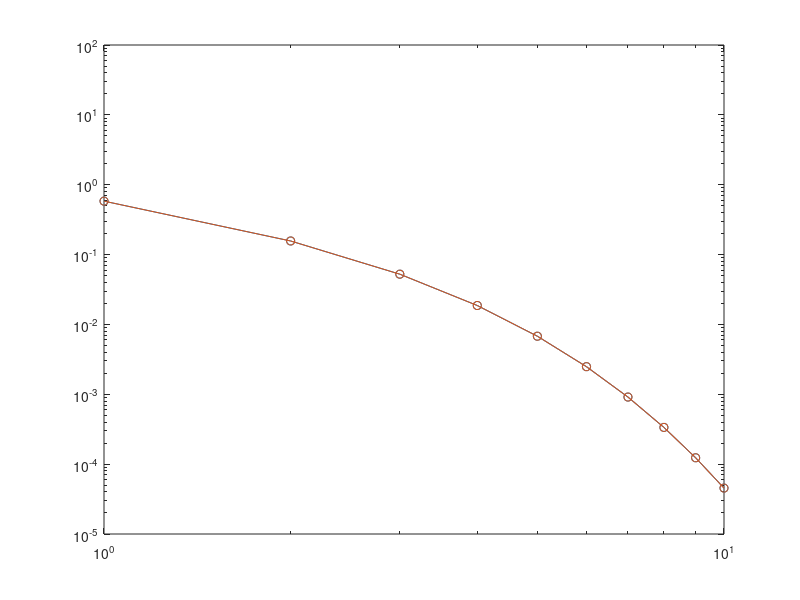
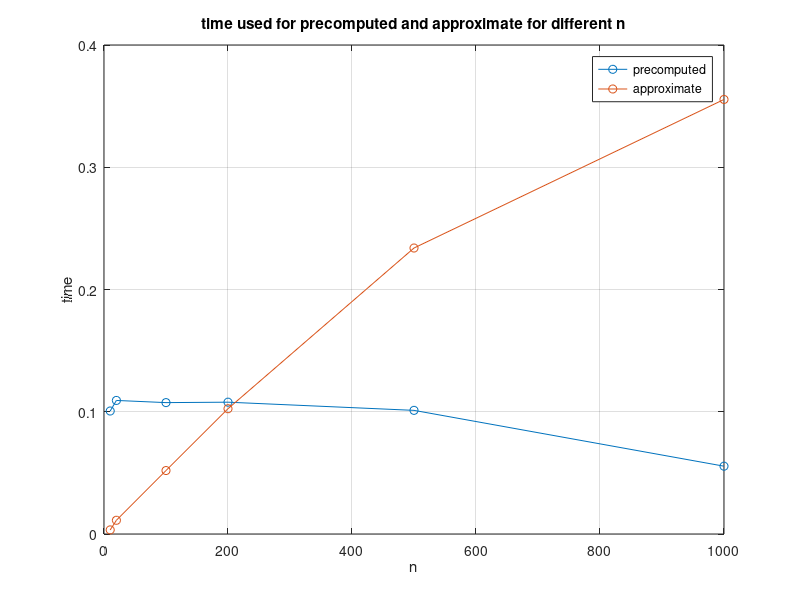
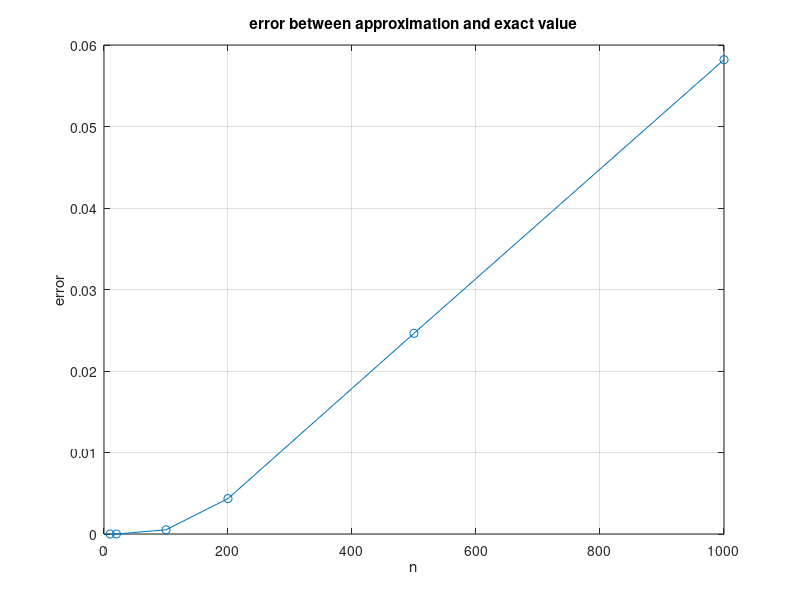

MATLAB code to generate these figures, in order:
clear all
%close all

%% parameters
N = 100; % number of dimension
J = 3; % J < N
A = diag(1:N);
%A = rand(N);
A = -A; % coefficents for ODE
c = ones(N,1); % initial conditions
g = ones(1,N); %[1,0.5,2,1,1,3,0,0.25]; % weight vector for R^N to compute QoI

%% time
TT = 10;   % total time
a = 1;
for dt = [0.01,0.02,0.05,0.1,0.5,1] % time step
tt = 0:dt:TT;  % time vector
n = length(tt)-1; % number of time steps
m = 10; % m < n number of past values to keep
E = expm(A*dt); % evolution matrix

tic

%% projection
P = zeros(N,J);
%P = rand(N,J);
Q = zeros(N,N);
%P = P0;
for i = 1:J
%    P(:,i) = rand(N,1);
    P(i,i) = 1;
end
P(:,J)=ones(N,1);

P1 = P; % Gram-Schmidt(all the vectors in P1 is orthogonal to each other)
P1(:,1) = P(:,1)/norm(P(:,1));
for i = 2:J
    for j = 1:i-1
        p = P1(:,j)/norm(P1(:,j));
        P1(:,i) = P1(:,i) - (P(:,i)'*p)*p;
    end
    P1(:,i) = P1(:,i)/norm(P1(:,i));
end

P = P1(:,1)*P1(:,1)'; % projection matrix
for i = 2:J
    P = P + P1(:,i)*P1(:,i)';
end
P = P';
Q = eye(N) - P; % complementary matrix, orthogonal complement

%% redefine g as the coefficients in the projected space
%g=P1';

%% precomputed evolution matrices
EQ = Q*E;
EP = P*E;
E1 = P1'*E*P1;
% for k = 1:n
%     F(:,:,k) = g*(EQ)^(k);
% end
for k = 1:m
    Fp(:,:,k) = g*(EQ)^(k)*P1;
    E2(:,:,k) = P1'*E*EQ^k*P1;
end
gp = g*P1;

toc
t(a) = toc;

tic
%% Initialisation and time Loop
%a = zeros(N,n+1);
cp = zeros(J,n+1);
%ap = zeros(N,n+1);
%Gn = zeros(size(g,1),n+1);
%Mn = zeros(size(g,1),n+1);
Mnp = zeros(size(g,1),n+1);
%noise = zeros(N,n+1);
noise1 = zeros(N,n+1);
%a(:,1) = P*c;
%ap(:,1) = P*c;
cp(:,1) = P1'*c;
b1 = Q*c;
%Gn(:,1) = g*c;
%Mn(:,1) = g*c;
Mnp(:,1) = g*c;
for i = 1:n
% %% exact formula for a
%     a(:,i+1) = EP*a(:,i);
%     for k = 2:i
%         a(:,i+1) = a(:,i+1) + EP*(EQ^(k-1))*a(:,i-k+1);
%     end
%     noise(:,i+1) = EP*EQ^(i-1)*b1;
%     a(:,i+1) = a(:,i+1) + noise(:,i+1);
% %% evolution of G
%     Gn(:,i+1) = g*a(:,i+1); %formula for projection
%     for k = 1:i
%         Gn(:,i+1) = Gn(:,i+1) + F(:,:,k)*a(:,i-k+1);
%     end
%     noise1(:,i+1) = F(:,:,i)*b1;
%     Gn(:,i+1) = Gn(:,i+1) + noise1(:,i+1);
%% approximated formula with limited history
%    ap(:,i+1) = EP*ap(:,i);
    cp(:,i+1) = E1*cp(:,i);
    for k = 2:min(i,m)
%        ap(:,i+1) = ap(:,i+1) + EP*(EQ^(k-1))*ap(:,i-k+1);
        cp(:,i+1) = cp(:,i+1) + E2(:,:,k-1)*cp(:,i-k+1);
    end
%    Mn(:,i+1) = g*ap(:,i+1); %formula for projection
    Mnp(:,i+1) = gp*cp(:,i+1); %formula for projection
    for k = 1:min(i,m)
%        Mn(:,i+1) = Mn(:,i+1) + F(k)*ap(:,i-k+1);
        Mnp(:,i+1) = Mnp(:,i+1) + Fp(:,:,k)*cp(:,i-k+1);
    end
end

toc
t1(a) = toc;
%% Direct method
%odefun = @(t,x) A*x;
%[t,y]=ode113(odefun, tt ,c); % solve the equation
%G = g*y(end,:)'; % Gn = g*cn
%G0 = g*y';

%% analytical solution
Gexact = g*(c.*exp(diag(A)*tt));

% gg = E^n*g'; % gn = E^n*g
% G1 = gg'*c; % Gn = gn*c0

hold off
loglog(tt,Gexact,'-o','Displayname', 'Analytical solution');
hold on;
%loglog(tt,Gn,'b-o','Displayname', 'Full model');
%loglog(tt,G0,'k-o','Displayname', 'ODE solution'); 
loglog(tt,Mnp,'-o','Displayname', 'Reduced model');

err(a)=norm(Gexact-Mnp)/norm(Gexact);
a = a+1;
end

figure;
i = [1000,500,200,100,20,10];
plot(i,t,'-o')
hold on 
plot(i,t1,'-o')
xlabel('n');
ylabel('time');
grid on
title('time used for precomputed and approximate for different n');
legend('precomputed', 'approximate');

figure;
plot(i,err,'-o')
xlabel('n');
ylabel('error');
grid on
title('error between approximation and exact value');
